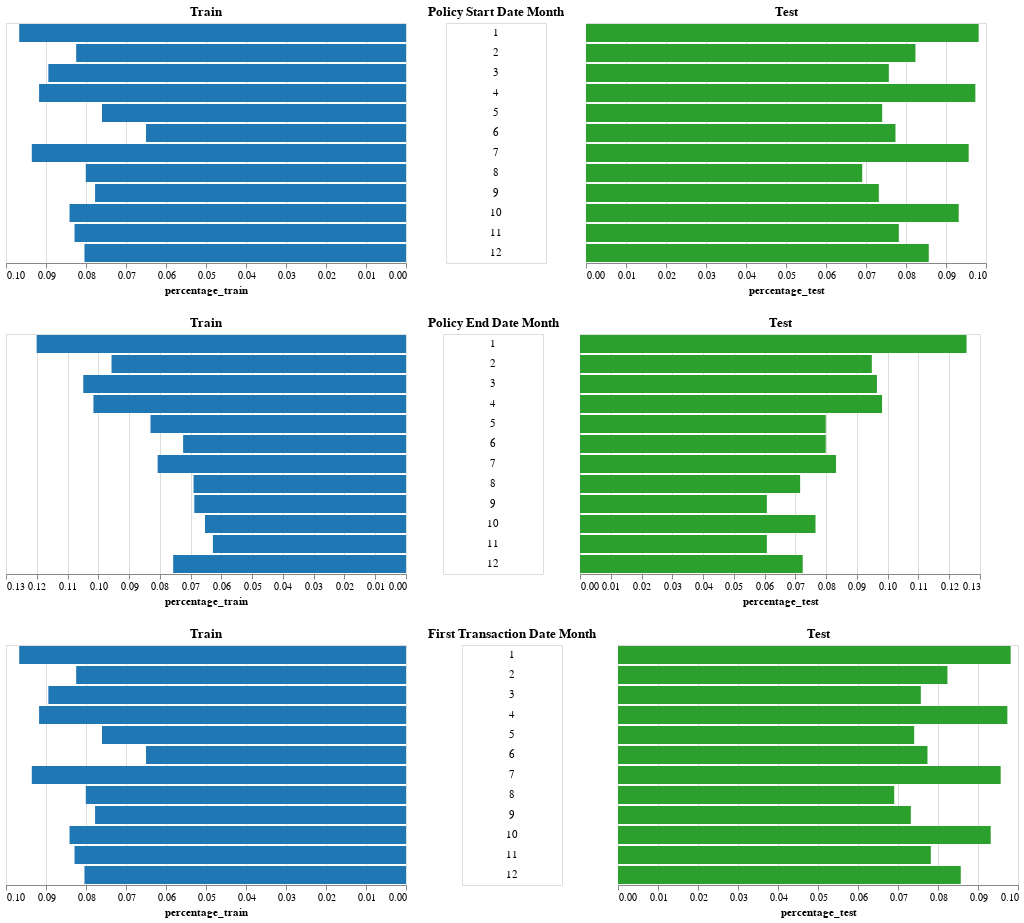

This figure's notebook cell:
### Code cell
alt.vconcat(
    compare_train_test(train, test, 'Policy Start Date Month'),
    compare_train_test(train, test, 'Policy End Date Month'),
    compare_train_test(train, test, 'First Transaction Date Month')
)

### Figure 1 — Vega-Lite specification as saved in the notebook (floating-point values rounded to 4 significant figures)
{"config": {"view": {"continuousWidth": 400, "continuousHeight": 300}}, "vconcat": [{"concat": [{"mark": "bar", "encoding": {"color": {"value": "#1f77b4"}, "x": {"type": "quantitative", "field": "percentage_train", "sort": "descending"}, "y": {"type": "ordinal", "axis": null, "field": "value"}}, "title": "Train"}, {"mark": "text", "encoding": {"text": {"type": "ordinal", "field": "value"}, "y": {"type": "ordinal", "axis": null, "field": "value"}}, "title": "Policy Start Date Month", "width": 100}, {"mark": "bar", "encoding": {"color": {"value": "#2ca02c"}, "x": {"type": "quantitative", "field": "percentage_test"}, "y": {"type": "ordinal", "axis": null, "field": "value"}}, "title": "Test"}], "data": {"name": "data-44d7ed344a3b7d1be5d08203b2c49dce"}}, {"concat": [{"mark": "bar", "encoding": {"color": {"value": "#1f77b4"}, "x": {"type": "quantitative", "field": "percentage_train", "sort": "descending"}, "y": {"type": "ordinal", "axis": null, "field": "value"}}, "title": "Train"}, {"mark": "text", "encoding": {"text": {"type": "ordinal", "field": "value"}, "y": {"type": "ordinal", "axis": null, "field": "value"}}, "title": "Policy End Date Month", "width": 100}, {"mark": "bar", "encoding": {"color": {"value": "#2ca02c"}, "x": {"type": "quantitative", "field": "percentage_test"}, "y": {"type": "ordinal", "axis": null, "field": "value"}}, "title": "Test"}], "data": {"name": "data-d82cad739827acd701a4bfebc9c8f956"}}, {"concat": [{"mark": "bar", "encoding": {"color": {"value": "#1f77b4"}, "x": {"type": "quantitative", "field": "percentage_train", "sort": "descending"}, "y": {"type": "ordinal", "axis": null, "field": "value"}}, "title": "Train"}, {"mark": "text", "encoding": {"text": {"type": "ordinal", "field": "value"}, "y": {"type": "ordinal", "axis": null, "field": "value"}}, "title": "First Transaction Date Month", "width": 100}, {"mark": "bar", "encoding": {"color": {"value": "#2ca02c"}, "x": {"type": "quantitative", "field": "percentage_test"}, "y": {"type": "ordinal", "axis": null, "field": "value"}}, "title": "Test"}], "data": {"name": "data-44d7ed344a3b7d1be5d08203b2c49dce"}}], "$schema": "https://vega.github.io/schema/vega-lite/v4.8.1.json", "datasets": {"data-44d7ed344a3b7d1be5d08203b2c49dce": [{"value": 1, "percentage_train": 0.0967, "percentage_test": 0.09817}, {"value": 7, "percentage_train": 0.09355, "percentage_test": 0.09567}, {"value": 4, "percentage_train": 0.09173, "percentage_test": 0.09734}, {"value": 3, "percentage_train": 0.08941, "percentage_test": 0.07571}, {"value": 10, "percentage_train": 0.08411, "percentage_test": 0.09318}, {"value": 11, "percentage_train": 0.08287, "percentage_test": 0.0782}, {"value": 2, "percentage_train": 0.08246, "percentage_test": 0.08236}, {"value": 12, "percentage_train": 0.08039, "percentage_test": 0.08569}, {"value": 8, "percentage_train": 0.08006, "percentage_test": 0.06905}, {"value": 9, "percentage_train": 0.07774, "percentage_test": 0.07321}, {"value": 5, "percentage_train": 0.076, "percentage_test": 0.07404}, {"value": 6, "percentage_train": 0.06499, "percentage_test": 0.07737}], "data-d82cad739827acd701a4bfebc9c8f956": [{"value": 1, "percentage_train": 0.12, "percentage_test": 0.1256}, {"value": 3, "percentage_train": 0.1049, "percentage_test": 0.09651}, {"value": 4, "percentage_train": 0.1016, "percentage_test": 0.09817}, {"value": 2, "percentage_train": 0.0957, "percentage_test": 0.09484}, {"value": 5, "percentage_train": 0.08304, "percentage_test": 0.07987}, {"value": 7, "percentage_train": 0.08072, "percentage_test": 0.08319}, {"value": 12, "percentage_train": 0.07567, "percentage_test": 0.07238}, {"value": 6, "percentage_train": 0.07244, "percentage_test": 0.07987}, {"value": 8, "percentage_train": 0.06905, "percentage_test": 0.07155}, {"value": 9, "percentage_train": 0.0688, "percentage_test": 0.06073}, {"value": 10, "percentage_train": 0.06532, "percentage_test": 0.07654}, {"value": 11, "percentage_train": 0.06275, "percentage_test": 0.06073}]}}
